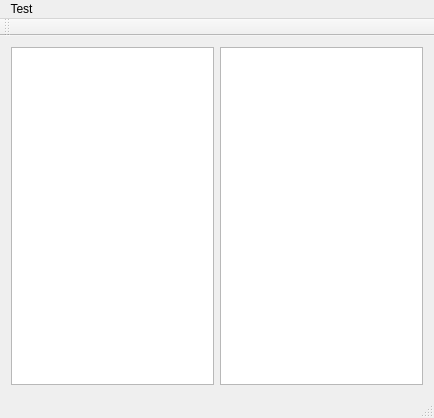
<?xml version="1.0" encoding="UTF-8"?>
<ui version="4.0">
 <class>MainWindow</class>
 <widget class="QMainWindow" name="MainWindow">
  <property name="geometry">
   <rect>
    <x>0</x>
    <y>0</y>
    <width>434</width>
    <height>418</height>
   </rect>
  </property>
  <property name="windowTitle">
   <string>P2P Server</string>
  </property>
  <widget class="QWidget" name="centralWidget">
   <layout class="QHBoxLayout" name="horizontalLayout">
    <item>
     <widget class="QListWidget" name="listWidgetMainNetwork"/>
    </item>
    <item>
     <widget class="QPlainTextEdit" name="plainTextEdit"/>
    </item>
   </layout>
  </widget>
  <widget class="QMenuBar" name="menuBar">
   <property name="geometry">
    <rect>
     <x>0</x>
     <y>0</y>
     <width>434</width>
     <height>22</height>
    </rect>
   </property>
   <widget class="QMenu" name="menuTest">
    <property name="title">
     <string>Test</string>
    </property>
    <addaction name="actionAdd_random_member"/>
   </widget>
   <addaction name="menuTest"/>
  </widget>
  <widget class="QToolBar" name="mainToolBar">
   <attribute name="toolBarArea">
    <enum>TopToolBarArea</enum>
   </attribute>
   <attribute name="toolBarBreak">
    <bool>false</bool>
   </attribute>
  </widget>
  <widget class="QStatusBar" name="statusBar"/>
  <action name="actionAdd_random_member">
   <property name="text">
    <string>Add random member</string>
   </property>
  </action>
 </widget>
 <layoutdefault spacing="6" margin="11"/>
 <resources/>
 <connections/>
</ui>
